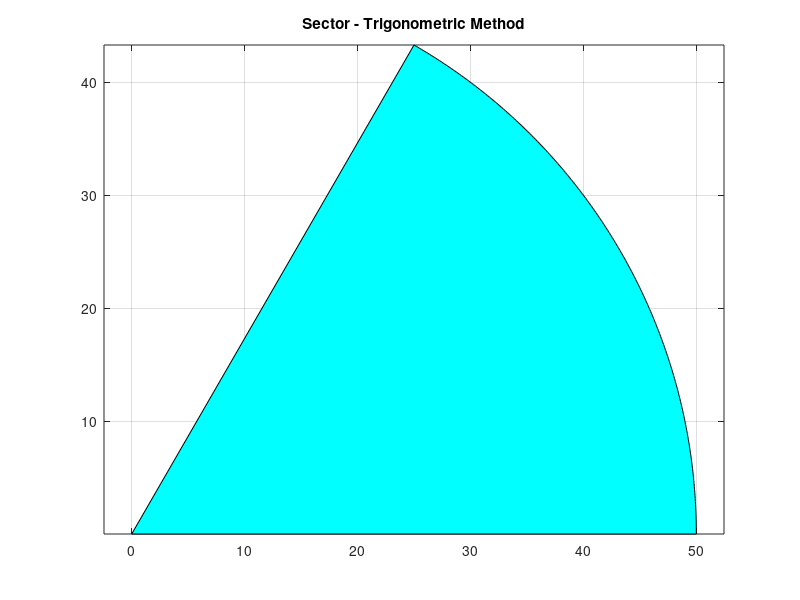

Reproduce this figure in MATLAB.

% Scan Converting Sector using Trigonometric Method
clc; clear; close all;
r = 50; theta = linspace(0, pi/3, 200);
x = [0 r*cos(theta) 0];
y = [0 r*sin(theta) 0];
fill(x,y,'c'); axis equal; grid on;
title('Sector - Trigonometric Method');
